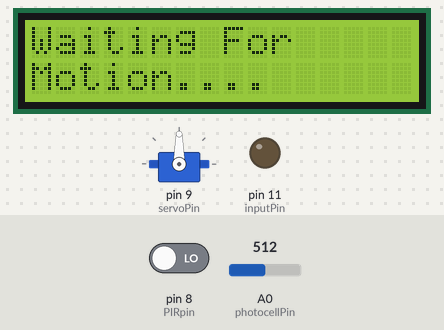
Bench run of a sketch on a simulated Arduino Uno, built with avr-gcc and run on an emulated ATmega328P. Parts: servo, 16×2 character LCD, output pins drawn as LEDs (lit = HIGH). Inputs (shaded band) come from the test bench; at power-on: pin 8 (PIRpin) LOW, A0 (photocellPin) = 512. What the sketch prints to the serial monitor is not drawn.

Above: at 3.3 s.
3.4 s: pin 8 (PIRpin) driven HIGH
At 4.6 s:
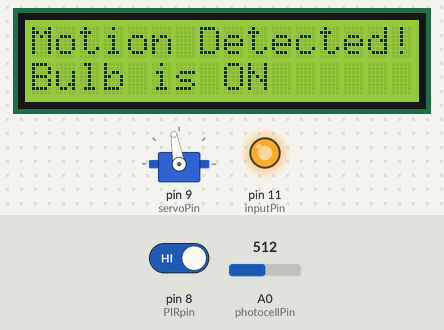
4.9 s: pin 8 (PIRpin) driven LOW
At 6.0 s:
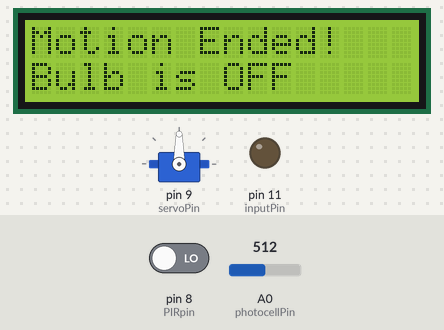
Timing chart, 0 to 7.9 s (numbered marks = the images above; inputs shaded):
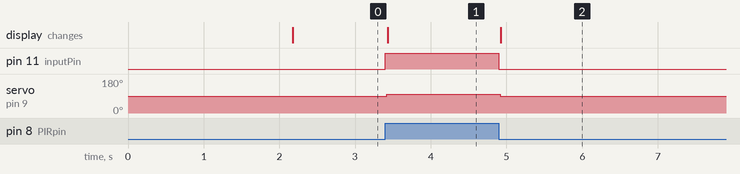

The sketch:

P3.ino
```cpp
#include <Servo.h>
#include <Wire.h>
#include <LiquidCrystal_I2C.h>

Servo myServo;
const int servoPin = 9;
int initial = 0;

int inputPin = 11;
int PIRpin = 8;
int pirState = LOW;
int val = 0;
int photocellPin = 0;
int photocellReading;

LiquidCrystal_I2C lcd(0x27, 16, 2); // Set the LCD I2C address (0x27) and size (16x2)

void setup() {
  myServo.attach(servoPin);
  pinMode(inputPin, OUTPUT);
  pinMode(PIRpin, INPUT);
  pinMode(photocellPin, INPUT);

  Serial.begin(9600);

  lcd.begin(16, 2); // Initialize the LCD with the specified size
  lcd.backlight(); // Turn on the LCD backlight
  lcd.setCursor(0, 0);
  lcd.print("P.I.R Motion");
  lcd.setCursor(0, 1);
  lcd.print("and Light Sensor");
  delay(2000);

  lcd.clear();
  lcd.init();


  lcd.setCursor(0, 0);
  lcd.print("Waiting For");
  lcd.setCursor(0, 1);
  lcd.print("Motion....");
}

void loop() {
  val = digitalRead(PIRpin);
  photocellReading = analogRead(photocellPin);

  if (val == HIGH) {
    digitalWrite(inputPin, HIGH);

    if (pirState == LOW) {
      Serial.println("Motion Detected!");
      lcd.clear();
      initial = 100;
      myServo.write(initial);
      lcd.setCursor(0, 0);
      lcd.print("Motion Detected!");
      lcd.setCursor(0, 1);
      lcd.print("Bulb is ON");
      pirState = HIGH;
    }
  } else {
    digitalWrite(inputPin, LOW);
    if (pirState == HIGH) {
      Serial.println("Motion Ended!");
      lcd.clear();
      lcd.setCursor(0, 0);
      lcd.print("Motion Ended!");
      initial =90;
      myServo.write(initial);
      lcd.setCursor(0, 1);
      lcd.print("Bulb is OFF");
      pirState = LOW;
      delay(500);
    }
  }
}
```

Measured:
- after the input at 3.4 s, pin 11 (inputPin): LOW → HIGH at once; servo on pin 9 (servoPin): 90° → 100° at once; the display: changes at once (image 1)
- after the input at 4.9 s, pin 11 (inputPin): HIGH → LOW at once; servo on pin 9 (servoPin): 100° → 90° at once; the display: changes at once (image 2)
